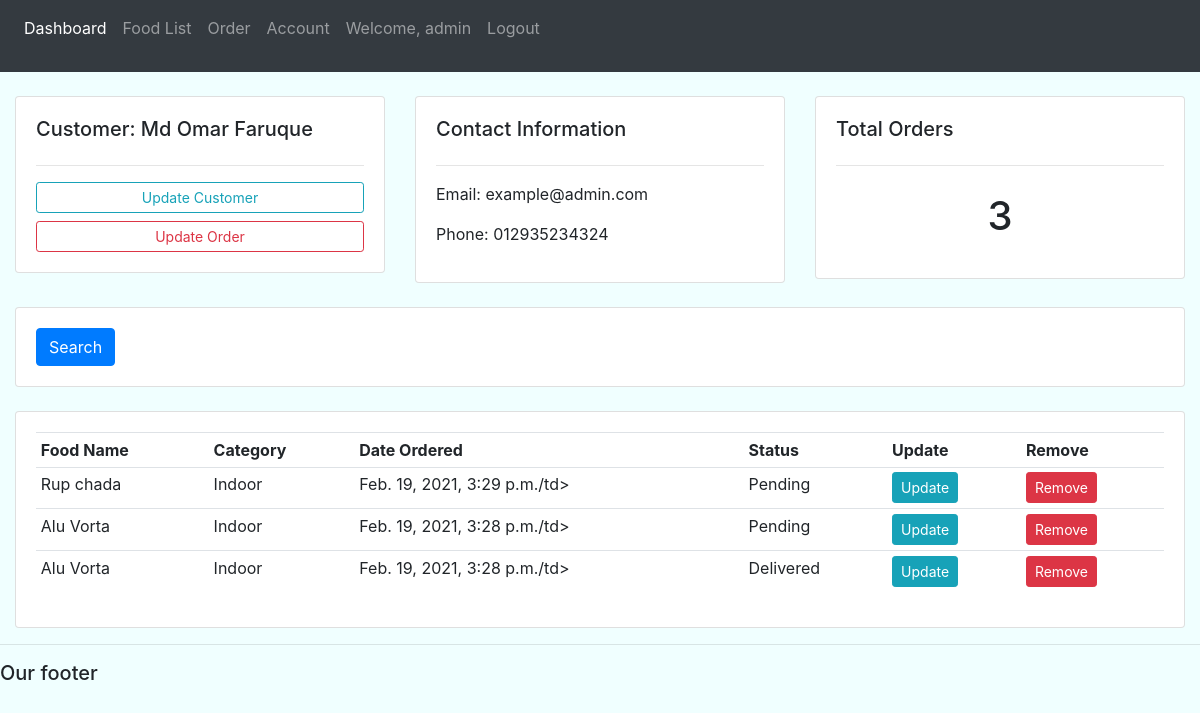
Screenshot of /cus_details/3/ (signed in) with the database file from the repository.
### foodorder/models.py (models this page shows, shortened)
class Customer(models.Model):
    name = models.CharField(max_length=200, null=False)
    phone = models.CharField(max_length=20, null=True)
    email = models.EmailField()
    date_created = models.DateTimeField(auto_now=True, null=True)

class FoodOrder(models.Model):
    customer = models.ForeignKey(Customer, null=True, on_delete=models.SET_NULL)
    food = models.ForeignKey(Food, null=True, on_delete=models.SET_NULL)
    date_created = models.DateTimeField(auto_now_add=True, null=True)
    status = models.CharField(max_length=100, null=True, choices=STATUS)

class Food(models.Model):
    food_name = models.CharField(max_length=200, null=False)
    category = models.CharField(max_length=100, null=True, choices=CATEGORY)
    price = models.FloatField(null=True)
    description = models.TextField()
    date_created = models.DateTimeField(auto_now_add=True, null=True)
    tag = models.ManyToManyField(Tag)

### foodorder/decorators.py (the view)
        def wrapper_fun(request, *args, **kwargs):
            group = None
            if request.user.groups.exists():
                group = request.user.groups.all()[0].name
            if group in allowed_roles:
                return view_func(request, *args, **kwargs)
            else:
                return render(request, 'foodorder/forbidden404.html')

### foodorder/views.py (called while the page is built)
@login_required(login_url='login')
@allowed_user(allowed_roles=['admin'])
def customer_details(request, cus_id):
    customer = Customer.objects.get(id=cus_id)
    food_orders = customer.foodorder_set.all()
    order_count = food_orders.count()
    context = {
        'customer': customer, 'food_orders': food_orders, 'order_count': order_count
    }
    return render(request, 'foodorder/order_details.html', context=context)

### templates/foodorder/order_details.html
{% extends 'foodorder/master.html' %}
{% block content %}
    <br>
    <div class="row">
        <div class="col-md">
            <div class="card card-body">
                <h5>Customer: {{ customer.name }}</h5>
                <hr>
                <a class="btn btn-outline-info  btn-sm btn-block" href="">Update Customer</a>
                <a class="btn btn-outline-danger  btn-sm btn-block" href="">Update Order</a>
            </div>
        </div>
        <div class="col-md">
            <div class="card card-body">
                <h5>Contact Information</h5>
                <hr>
                <p>Email: {{ customer.email }}</p>
                <p>Phone: {{ customer.phone }}</p>
            </div>
        </div>
        <div class="col-md">
            <div class="card card-body">
                <h5>Total Orders</h5>
                <hr>
                <h1 style="text-align: center;padding: 10px">{{ order_count }}</h1>
            </div>
        </div>
    </div>
    <br>
    <div class="row">
        <div class="col">
            <div class="card card-body">
                <form method="get">
                    <button class="btn btn-primary" type="submit">Search</button>
                </form>
            </div>
        </div>
    </div>
    <br>
    <div class="row">
        <div class="col-md">
            <div class="card card-body">
                <table class="table table-sm">
                    <tr>
                        <th>Food Name</th>
                        <th>Category</th>
                        <th>Date Ordered</th>
                        <th>Status</th>
                        <th>Update</th>
                        <th>Remove</th>
                    </tr>
                    {% for food_order in food_orders %}
                        <tr>
                            <td>{{ food_order.food.food_name }}</td>
                            <td>{{ food_order.food.category }}</td>
                            <td>{{ food_order.food.date_created }}/td>
                            <td>{{ food_order.status }}</td>
                            <td><a href="#" class="btn btn-sm btn-info">Update</a></td>
                            <td><a href="#" class="btn btn-sm btn-danger">Remove</a></td>
                        </tr>
                    {% endfor %}
                </table>
            </div>
        </div>
    </div>
{% endblock %}

### templates/foodorder/nav.html (shortened to what this page needs)
<nav class="navbar navbar-expand-lg navbar-dark bg-dark">
    <div class="collapse navbar-collapse" id="navbarNav">
        <ul class="navbar-nav">
            <li class="nav-item active">
                <a class="nav-link" href="{% url 'home' %}">Dashboard</a>
            </li>
            <li class="nav-item">
                <a class="nav-link" href="{% url 'food_list' %}">Food List</a>
            </li>
            <li class="nav-item">
                <a class="nav-link" href="#">Order</a>
            </li>
            <li class="nav-item">
                <a class="nav-link" href="#">Account</a>
            </li>
            <li class="nav-item">
                <p class="nav-link">Welcome, {{ request.user }}</p>
            </li>
            <li class="nav-item">
                <a class="nav-link" href="{% url 'logout' %}">Logout</a>
            </li>
        </ul>
    </div>
</nav>

### static/css/style.css (style rules this page uses)
body { background-color: azure; }

### rows the page displays
Customer: name "Md Omar Faruque", email "example@admin.com", phone "012935234324"
FoodOrder: food.food_name "Rup chada", food.category "Indoor", food.date_created "Feb. 19, 2021, 3:29 p.m.", status "Pending"
FoodOrder: food.food_name "Alu Vorta", food.category "Indoor", food.date_created "Feb. 19, 2021, 3:28 p.m.", status "Pending"
FoodOrder: food.food_name "Alu Vorta", food.category "Indoor", food.date_created "Feb. 19, 2021, 3:28 p.m.", status "Delivered"

### other values shown
{{ request.user }} "admin"
{{ order_count }} "3"
